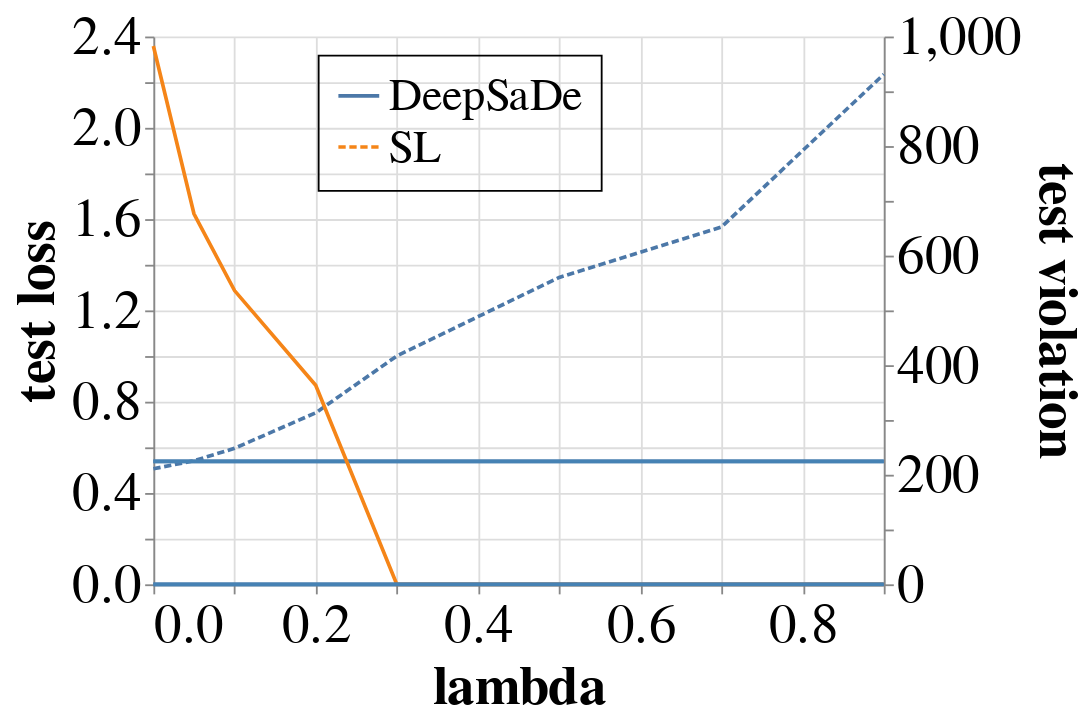

The code cell stored with this chart in its notebook:
### Code cell
violations_plot = alt.Chart(processed_output).mark_line().encode(
    x='lambda:Q',
    y='test violation',
    color='Approach:N'
)

loss_line = alt.Chart(pd.DataFrame({'test violation': [0]})).mark_rule().encode(y='test violation', strokeWidth=alt.value(2), color=alt.value('steelblue'))

second = violations_plot + loss_line
final = alt.layer(first, second).resolve_scale(
    y='independent'
)
big_chart(final, fontsize = 30)

### Figure 1 — Vega-Lite specification as saved in the notebook (floating-point values rounded to 4 significant figures)
{"config": {"view": {"continuousWidth": 400, "continuousHeight": 300, "strokeWidth": 0}, "axis": {"grid": true, "labelFontSize": 30, "titleFontSize": 30}, "legend": {"labelFontSize": 30, "titleFontSize": 30}, "title": {"fontSize": 30}}, "layer": [{"layer": [{"data": {"name": "data-860e254eec471aa5b6e92f1e2295375a"}, "mark": "line", "encoding": {"strokeDash": {"field": "Approach", "legend": {"direction": "vertical", "labelFontSize": 25, "legendX": 90, "legendY": 10, "orient": "none", "padding": 10, "strokeColor": "black", "symbolSize": 500, "symbolStrokeWidth": 2, "title": null, "titleAnchor": "middle"}, "type": "nominal"}, "x": {"field": "lambda", "type": "quantitative"}, "y": {"field": "test loss", "type": "quantitative"}}}, {"data": {"name": "data-cd35f1d1758120234349844bd3be3cac"}, "mark": "rule", "encoding": {"color": {"value": "steelblue"}, "strokeWidth": {"value": 2}, "y": {"field": "test loss", "type": "quantitative"}}}]}, {"layer": [{"data": {"name": "data-860e254eec471aa5b6e92f1e2295375a"}, "mark": "line", "encoding": {"color": {"field": "Approach", "type": "nominal"}, "x": {"field": "lambda", "type": "quantitative"}, "y": {"field": "test violation", "type": "quantitative"}}}, {"data": {"name": "data-1e12db5f33c14d5d5641e08e42623aa3"}, "mark": "rule", "encoding": {"color": {"value": "steelblue"}, "strokeWidth": {"value": 2}, "y": {"field": "test violation", "type": "quantitative"}}}]}], "resolve": {"scale": {"y": "independent"}}, "$schema": "https://vega.github.io/schema/vega-lite/v4.17.0.json", "datasets": {"data-860e254eec471aa5b6e92f1e2295375a": [{"lambda": 0.0, "Approach": "SL", "test loss": 0.5063, "test violation": 982.6}, {"lambda": 0.0, "Approach": "DeepSaDe", "test loss": 0.539, "test violation": 0.0}, {"lambda": 0.05, "Approach": "SL", "test loss": 0.5413, "test violation": 676.4}, {"lambda": 0.05, "Approach": "DeepSaDe", "test loss": 0.539, "test violation": 0.0}, {"lambda": 0.1, "Approach": "SL", "test loss": 0.5959, "test violation": 536.2}, {"lambda": 0.1, "Approach": "DeepSaDe", "test loss": 0.539, "test violation": 0.0}, {"lambda": 0.2, "Approach": "SL", "test loss": 0.7514, "test violation": 363.4}, {"lambda": 0.2, "Approach": "DeepSaDe", "test loss": 0.539, "test violation": 0.0}, {"lambda": 0.3, "Approach": "SL", "test loss": 1.001, "test violation": 0.0}, {"lambda": 0.3, "Approach": "DeepSaDe", "test loss": 0.539, "test violation": 0.0}, {"lambda": 0.5, "Approach": "SL", "test loss": 1.345, "test violation": 0.0}, {"lambda": 0.5, "Approach": "DeepSaDe", "test loss": 0.539, "test violation": 0.0}, {"lambda": 0.7, "Approach": "SL", "test loss": 1.566, "test violation": 0.0}, {"lambda": 0.7, "Approach": "DeepSaDe", "test loss": 0.539, "test violation": 0.0}, {"lambda": 0.9, "Approach": "SL", "test loss": 2.235, "test violation": 0.0}, {"lambda": 0.9, "Approach": "DeepSaDe", "test loss": 0.539, "test violation": 0.0}], "data-cd35f1d1758120234349844bd3be3cac": [{"test loss": 0.5384}], "data-1e12db5f33c14d5d5641e08e42623aa3": [{"test violation": 0}]}}
